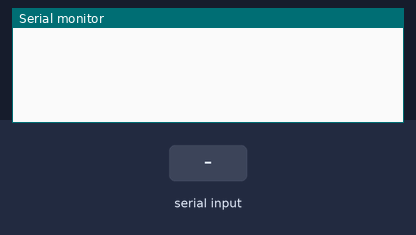
Bench run of a program on a simulated Arduino Nano, built with avr-gcc and run on an emulated ATmega328P. Shown: the last lines printed to the serial monitor. The inputs (shaded band) are chosen by the test bench.

Above: at 1.2 s.
1.3 s: "MVC\n" received over Serial
At 2.0 s:
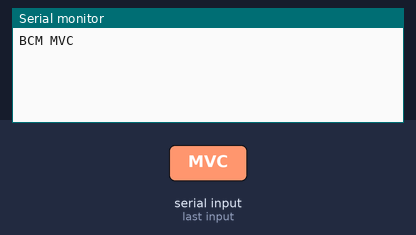
2.8 s: "1\n" received over Serial
At 4.2 s:
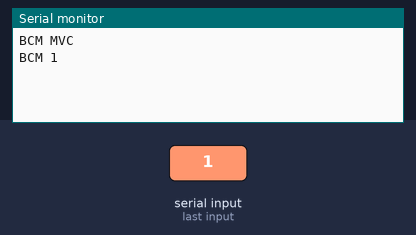

Measured:
- after the input at 1.3 s, the serial monitor: prints a new line at once (image 1)
- after the input at 2.8 s, the serial monitor: prints a new line at once (image 2)

The program:

main.cpp
```cpp
#include <Arduino.h>

#define ADC_RESOLUTION 0.0049 // 4.9 millivolts per unit

int index;
double voltage;
char LF = '\n';
String inString;

void setup() {
  Serial.begin(9600);
  Serial.setTimeout(1000);
}

void loop() {
  if (Serial.available() > 0)
  {
    inString = Serial.readStringUntil(LF);
    if (inString.equals("HBT\r"))
    {
      Serial.println("HBT OK");
    }
    else if (inString.equals("VER\r"))
    {
      Serial.println("VER TESTSTUB 1.0");
    }
    else if (inString.startsWith("MVC"))
    {
      // NOTE: pin specifiers are ignored, not checked.
      index = inString.length()-1;
      if (inString[index] == '\r')
      {
        inString[index] = ' '; // Replace CR with space
        voltage = analogRead(A1) * ADC_RESOLUTION;
        inString += voltage;
        inString += " ";
        voltage = analogRead(A2) * ADC_RESOLUTION;
        inString += voltage;
        inString += " ";
        voltage = analogRead(A3) * ADC_RESOLUTION;
        inString += voltage;

        Serial.println(inString);
      }
      else
      {
        Serial.println("BCM " + inString );
      }
    }
    else
    {
      Serial.println("BCM " + inString );
    }
  }
}
```
